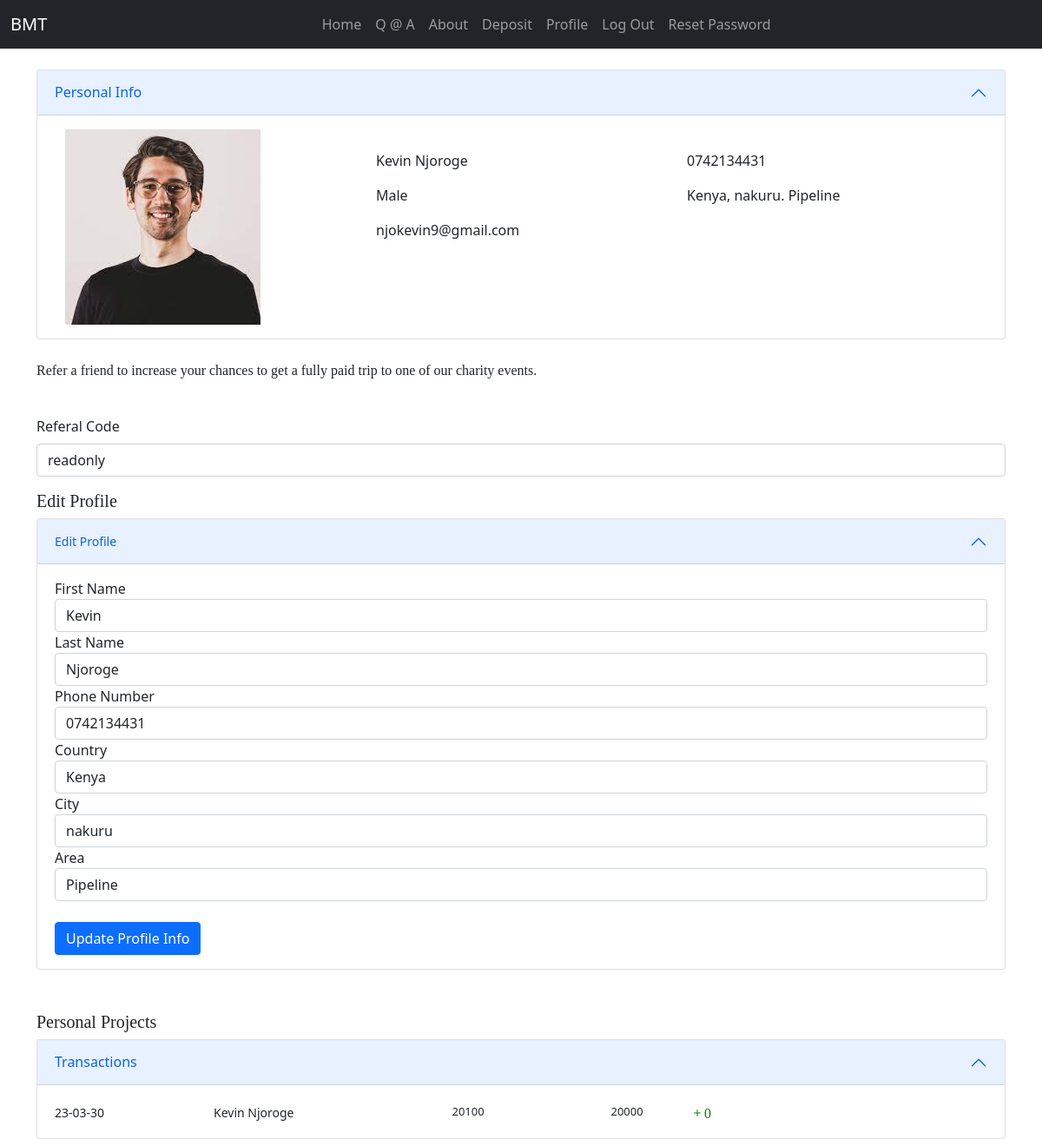
The page /profile/ (signed in) on the database its author committed.
### Users/models.py (models this page shows, shortened)
class MyUser(AbstractBaseUser):
    email = models.EmailField(
        verbose_name='email address',
        max_length=255,
        unique=True,
    )
    is_active = models.BooleanField(default=True)
    is_admin = models.BooleanField(default=False)
    objects = MyUserManager()
    USERNAME_FIELD = 'email'
    def __str__(self):
        return self.email

class Profile(models.Model):
    first_name = models.CharField(max_length=50)
    last_name = models.CharField(max_length=50)
    phone = models.CharField(max_length=50)
    user = models.OneToOneField(MyUser, on_delete=models.CASCADE)
    country=models.CharField(max_length=100)
    city=models.CharField(max_length=100)
    area=models.CharField(max_length=100)
    def __str__(self):
        return f"{self.user}"

class Project(models.Model):
    user = models.ForeignKey(MyUser, on_delete=models.CASCADE)
    title=models.CharField(max_length=30)
    first_name=models.CharField(max_length=100)
    last_name=models.CharField(max_length=100)
    surname=models.CharField(max_length=100,blank=True)
    target_relationship=models.CharField(max_length=100,blank=True)
    target_country=models.CharField(max_length=100,blank=True)
    target_city=models.CharField(max_length=100,blank=True)
    target_area=models.CharField(max_length=100,blank=True)
    problem=models.TextField(max_length=500,blank=True)
    solution=models.TextField(max_length=300,blank=True)
    target_amount=models.PositiveIntegerField(default=0)
    achieved_amount=models.PositiveIntegerField(default=0)
    date=models.DateTimeField(auto_now=True)
    expiry=models.CharField(max_length=100)
    status=models.CharField(max_length=10)
    def __str__(self):
        return f"{self.user}"

### Users/views.py (the view, shortened to what this page needs)
# urls.py: path('profile/',Profiles.as_view(),name='profile'),
class Profiles(ListView):
    model=Profile
    template_name = 'Users/profile.html'
    def get_context_data(self, *, object_list=None, **kwargs):
        context = super(Profiles, self).get_context_data(**kwargs)
        user = self.request.user
        print(type(user))
        context['projects'] = Project.objects.filter(user=user)
        print(context)
        return context

### Users/templates/Users/profile.html (shortened to what this page needs)
{% extends 'Users/base.html' %}
{% load crispy_forms_tags %}
{% block content %}
<br>
<div class="accordion container" id="accordionExample">
  <div class="accordion-item">
    <h2 class="accordion-header" id="headingOne">
      <button class="accordion-button" type="button" data-bs-toggle="collapse" data-bs-target="#collapseOne" aria-expanded="true" aria-controls="collapseOne">
        Personal Info
      </button>
    </h2>
    <div id="collapseOne" class="accordion-collapse collapse show" aria-labelledby="headingOne" data-bs-parent="#accordionExample">
      <div class="accordion-body">
        <div class="container">
          <div class="row">
            <div class="col-md-4">
              <img class="img-fluid h-70" alt="image">
            </div>
            <div class="col-md-4">
                <br>
              <p>{{ user.profile.first_name }} {{ user.profile.last_name }}</p>
              <p>Male</p>
              <p>{{ user.email }}</p>
            </div>
            <div class="col-md-4">
              <br>
              <p>{{ user.profile.phone }}</p>
              <p>{{ user.profile.country }}, {{ user.profile.city }}. {{ user.profile.area }}</p>
            </div>
          </div>
        </div>
      </div>
    </div>
  </div>
  </div>
</div>
        <div class="container">
            <br>
            <p style="font-family:'Brush Script MT', cursive;">Refer a friend to increase your chances to get a fully paid trip to one of our charity events.</p>
            <br>
            <div class="mb-3">
                  <label for="exampleFormControlInput1" class="form-label">Referal Code</label>
                  <input type="email" class="form-control" id="exampleFormControlInput1" value={{ user.profile.referal }} readonly>
            </div>
             <h5 style="font-family:simplifica;">Edit Profile</h5>
  <div class="accordion" id="changePhoneNumberAccordion">
    <div class="accordion-item">
      <h2 class="accordion-header" id="changePhoneNumberHeader">
        <button class="accordion-button" type="button" data-bs-toggle="collapse" data-bs-target="#changePhoneNumberCollapse" aria-expanded="true" aria-controls="changePhoneNumberCollapse">
          <small>Edit Profile</small>
        </button>
      </h2>
      <div id="changePhoneNumberCollapse" class="accordion-collapse collapse show" aria-labelledby="changePhoneNumberHeader" data-bs-parent="#changePhoneNumberAccordion">
        <div class="accordion-body">
          <form method="post">
            <div class="form-group">
              <label for="first-name">First Name</label>
              <input  name="first-name" class="form-control" value="{{ user.profile.first_name }}">
            </div>
            <div class="form-group">
              <label for="last-name">Last Name</label>
              <input  name="last-name" class="form-control" value="{{ user.profile.last_name }}" >
            </div>
            <div class="form-group">
              <label for="phone_number">Phone Number</label>
              <input type="tel" name="phone_number" class="form-control" value="{{ user.profile.phone }}" required>
            </div>
            <div class="form-group">
              <label for="country">Country</label>
              <input  name="country" class="form-control" value="{{ user.profile.country }}">
            </div>
              <div class="form-group">
              <label for="city">City</label>
              <input  name="city" class="form-control" value="{{ user.profile.city }}" >
            </div>
              <div class="form-group">
              <label for="area">Area</label>
              <input  name="area" class="form-control" value={{ user.profile.area }}>
            </div>
              <br>
            <button type="submit" class="btn btn-primary">Update Profile Info</button>
          </form>
        </div>
      </div>
    </div>
  </div>
            <br>
            <br>
            <h5 style="font-family:simplifica;">Personal Projects</h5>
<div class="accordion" id="transactionsAccordion2" data-display-toggle="False" data-bs-parent="#transactionsAccordion2">
  <div class="accordion-item">
    <h2 class="accordion-header" id="headingTwo">
      <button class="accordion-button" type="button" data-bs-toggle="collapse" data-bs-target="#collapseTwo" aria-expanded="true" aria-controls="collapseTwo">
        Transactions
      </button>
    </h2>
    <div id="collapseTwo" class="accordion-collapse collapse show" aria-labelledby="headingTwo" data-bs-parent="#transactionsAccordion2">
      <div class="accordion-body">
        {% for transaction in projects %}
          <div class="row" style="padding-top:5px;">
            <div class="col-sm-2" style="font-size:14px;">{{ transaction.date|date:"y-m-d"}} </div>
            <div class="col-sm-3" style="font-size:14px;">{{ transaction.first_name }} {{ transaction.last_name }}</div>
            <div class="col-sm-2" style="font-size:13px;"> {{ transaction.target_area }}</div>
            <div class="col-sm-1" style="font-size:13px;"> {{ transaction.target_amount }}</div>
            <div class="col-sm-1"  style="color:green;font-family:verdana;"><i class="bi bi-plus"></i>{{ transaction.achieved_amount }}</div>
          </div>
        {% endfor %}
      </div>
    </div>
  </div>
</div>
        </div>
{% endblock %}

### Users/static/Users/styles.css (style rules this page uses)
body { margin-top: 0px !important; }

### Users/static/Users/docs.css (style rules this page uses)
@media (min-width: 768px) { :root { scroll-padding-top:4rem } }

### rows shown on the page
MyUser: profile.first_name "Kevin", profile.last_name "Njoroge", email "njokevin9@gmail.com", profile.phone "0742134431", profile.country "Kenya", profile.city "nakuru", profile.area "Pipeline", first-name "Kevin", last-name "Njoroge", phone_number "0742134431", country "Kenya", city "nakuru", area "Pipeline"
